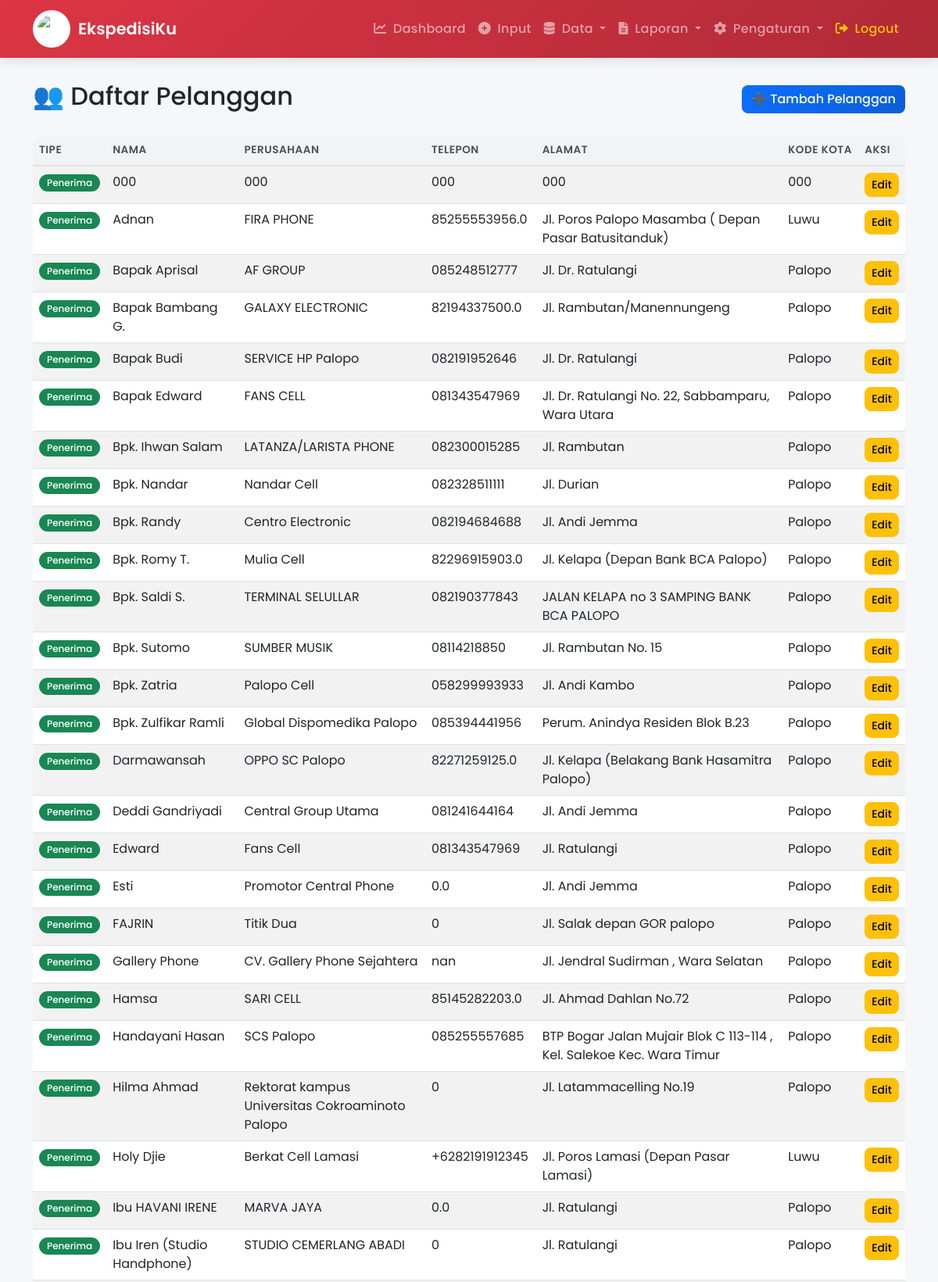
Screenshot of /pelanggan (signed in, upper part) with the database file from the repository.
### models.py (models this page shows)
class Pelanggan(db.Model):
    id = db.Column(db.Integer, primary_key=True)
    tipe = db.Column(db.String(10))
    nama = db.Column(db.String(100), nullable=False)
    perusahaan = db.Column(db.String(100))
    alamat = db.Column(db.Text)
    no_telp = db.Column(db.String(20))
    kode_kota = db.Column(db.String(10))

### app.py (the view)
@app.route('/pelanggan')
@login_required
@role_required(['admin'])
def pelanggan_list():
    pelanggan = Pelanggan.query.order_by(Pelanggan.tipe, Pelanggan.nama).all()
    return render_template('pelanggan_list.html', pelanggan=pelanggan)

### app.py (called while the page is built)
@login_manager.user_loader
def load_user(user_id):
    return User.query.get(int(user_id))

def role_required(roles):
    def decorator(f):
        @wraps(f)
        def decorated_function(*args, **kwargs):
            if current_user.role not in roles:
                flash('Anda tidak memiliki akses ke halaman ini.')
                return redirect(url_for('dashboard'))
            return f(*args, **kwargs)
        return decorated_function
    return decorator

@app.context_processor
def inject_settings():
    return dict(get_settings=Settings.get)

### templates/pelanggan_list.html (shortened to what this page needs)
{% extends "base.html" %}
{% block content %}
<div class="d-flex justify-content-between align-items-center mb-4">
  <h2>👥 Daftar Pelanggan</h2>
  <a href="{{ url_for('input_pelanggan') }}" class="btn btn-primary">➕ Tambah Pelanggan</a>
</div>
<div class="table-responsive">
  <table class="table table-striped table-hover">
    <thead>
      <tr>
        <th>Tipe</th>
        <th>Nama</th>
        <th>Perusahaan</th>
        <th>Telepon</th>
        <th>Alamat</th>
        <th>Kode Kota</th>
        <th>Aksi</th>
      </tr>
    </thead>
    <tbody>
      {% for p in pelanggan %}
      <tr>
        <td>
          <span class="badge bg-{{ 'info' if p.tipe == 'pengirim' else 'success' }}">
            {{ p.tipe.capitalize() }}
          </span>
        </td>
        <td>{{ p.nama }}</td>
        <td>{{ p.perusahaan or '-' }}</td>
        <td>{{ p.no_telp or '-' }}</td>
        <td>{{ p.alamat or '-' }}</td>
        <td>{{ p.kode_kota or '-' }}</td>
        <td>
          <a href="{{ url_for('edit_pelanggan', id=p.id) }}" class="btn btn-sm btn-warning">Edit</a>
        </td>
      </tr>
      {% else %}
      <tr>
        <td colspan="7" class="text-center">Belum ada data pelanggan.</td>
      </tr>
      {% endfor %}
    </tbody>
  </table>
</div>
{% endblock %}

### templates/base.html (style rules this page uses)
:root { --primary: #dc3545; --primary-dark: #b02a37; --secondary: #6c757d; --success: #198754; --info: #0dcaf0; --warning: #ffc107; --danger: #dc3545; --light: #f8f9fa; --dark: #212529; --font: 'Poppins', sans-serif; }
* { font-family: var(--font); }
body { background: #f5f7fa; min-height: 100vh; display: flex; flex-direction: column; }
.btn { border-radius: 8px; font-weight: 500; transition: all 0.2s ease; }
.btn-primary { background: linear-gradient(135deg, #0d6efd, #0b5ed7); border: none; }
.table { border-radius: 10px; overflow: hidden; }
.table thead th { background: #f1f3f5; font-weight: 600; font-size: 0.85rem; text-transform: uppercase; letter-spacing: 0.5px; color: #495057; border-bottom: 2px solid #dee2e6; }
.table tbody tr { transition: background 0.2s; }
.badge { padding: 5px 10px; border-radius: 20px; font-weight: 500; font-size: 0.75rem; }

### rows the page displays
Pelanggan: tipe "Penerima", nama "000", perusahaan "000", no_telp "000", alamat "000", kode_kota "000"
Pelanggan: tipe "Penerima", nama "Adnan", perusahaan "FIRA PHONE", no_telp "85255553956.0", alamat "Jl. Poros Palopo Masamba ( Depan Pasar Batusitanduk)", kode_kota "Luwu"
Pelanggan: tipe "Penerima", nama "Bapak Aprisal", perusahaan "AF GROUP", no_telp "085248512777", alamat "Jl. Dr. Ratulangi", kode_kota "Palopo"
Pelanggan: tipe "Penerima", nama "Bapak Bambang G.", perusahaan "GALAXY ELECTRONIC", no_telp "82194337500.0", alamat "Jl. Rambutan/Manennungeng", kode_kota "Palopo"
Pelanggan: tipe "Penerima", nama "Bapak Budi", perusahaan "SERVICE HP Palopo", no_telp "082191952646", alamat "Jl. Dr. Ratulangi", kode_kota "Palopo"
Pelanggan: tipe "Penerima", nama "Bapak Edward", perusahaan "FANS CELL", no_telp "081343547969", alamat "Jl. Dr. Ratulangi No. 22, Sabbamparu, Wara Utara", kode_kota "Palopo"
Pelanggan: tipe "Penerima", nama "Bpk. Ihwan Salam", perusahaan "LATANZA/LARISTA PHONE", no_telp "082300015285", alamat "Jl. Rambutan", kode_kota "Palopo"
Pelanggan: tipe "Penerima", nama "Bpk. Nandar", perusahaan "Nandar Cell", no_telp "082328511111", alamat "Jl. Durian", kode_kota "Palopo"
Pelanggan: tipe "Penerima", nama "Bpk. Randy", perusahaan "Centro Electronic", no_telp "082194684688", alamat "Jl. Andi Jemma", kode_kota "Palopo"
Pelanggan: tipe "Penerima", nama "Bpk. Romy T.", perusahaan "Mulia Cell", no_telp "82296915903.0", alamat "Jl. Kelapa (Depan Bank BCA Palopo)", kode_kota "Palopo"
Pelanggan: tipe "Penerima", nama "Bpk. Saldi S.", perusahaan "TERMINAL SELULLAR", no_telp "082190377843", alamat "JALAN KELAPA no 3 SAMPING BANK BCA PALOPO", kode_kota "Palopo"
Pelanggan: tipe "Penerima", nama "Bpk. Sutomo", perusahaan "SUMBER MUSIK", no_telp "08114218850", alamat "Jl. Rambutan No. 15", kode_kota "Palopo"
Pelanggan: tipe "Penerima", nama "Bpk. Zatria", perusahaan "Palopo Cell", no_telp "058299993933", alamat "Jl. Andi Kambo", kode_kota "Palopo"
Pelanggan: tipe "Penerima", nama "Bpk. Zulfikar Ramli", perusahaan "Global Dispomedika Palopo", no_telp "085394441956", alamat "Perum. Anindya Residen Blok B.23", kode_kota "Palopo"
Pelanggan: tipe "Penerima", nama "Darmawansah", perusahaan "OPPO SC Palopo", no_telp "82271259125.0", alamat "Jl. Kelapa (Belakang Bank Hasamitra Palopo)", kode_kota "Palopo"
Pelanggan: tipe "Penerima", nama "Deddi Gandriyadi", perusahaan "Central Group Utama", no_telp "081241644164", alamat "Jl. Andi Jemma", kode_kota "Palopo"
Pelanggan: tipe "Penerima", nama "Edward", perusahaan "Fans Cell", no_telp "081343547969", alamat "Jl. Ratulangi", kode_kota "Palopo"
Pelanggan: tipe "Penerima", nama "Esti", perusahaan "Promotor Central Phone", no_telp "0.0", alamat "Jl. Andi Jemma", kode_kota "Palopo"
Pelanggan: tipe "Penerima", nama "FAJRIN", perusahaan "Titik Dua", no_telp "0", alamat "Jl. Salak depan GOR palopo", kode_kota "Palopo"
Pelanggan: tipe "Penerima", nama "Gallery Phone", perusahaan "CV. Gallery Phone Sejahtera", no_telp "nan", alamat "Jl. Jendral Sudirman , Wara Selatan", kode_kota "Palopo"
Pelanggan: tipe "Penerima", nama "Hamsa", perusahaan "SARI CELL", no_telp "85145282203.0", alamat "Jl. Ahmad Dahlan No.72", kode_kota "Palopo"
Pelanggan: tipe "Penerima", nama "Handayani Hasan", perusahaan "SCS Palopo", no_telp "085255557685", alamat "BTP Bogar Jalan Mujair Blok C 113-114 , Kel. Salekoe Kec. Wara Timur", kode_kota "Palopo"
Pelanggan: tipe "Penerima", nama "Hilma Ahmad", perusahaan "Rektorat kampus Universitas Cokroaminoto Palopo", no_telp "0", alamat "Jl. Latammacelling No.19", kode_kota "Palopo"
Pelanggan: tipe "Penerima", nama "Holy Djie", perusahaan "Berkat Cell Lamasi", no_telp "+6282191912345", alamat "Jl. Poros Lamasi (Depan Pasar Lamasi)", kode_kota "Luwu"
Pelanggan: tipe "Penerima", nama "Ibu HAVANI IRENE", perusahaan "MARVA JAYA", no_telp "0.0", alamat "Jl. Ratulangi", kode_kota "Palopo"
Pelanggan: tipe "Penerima", nama "Ibu Iren (Studio Handphone)", perusahaan "STUDIO CEMERLANG ABADI", no_telp "0", alamat "Jl. Ratulangi", kode_kota "Palopo"
